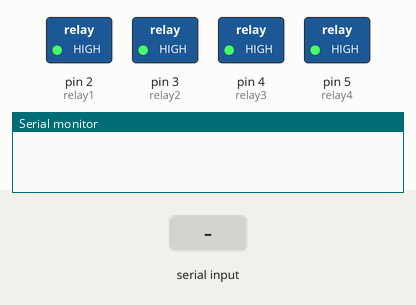
The sketch below on a simulated Arduino Uno, built with avr-gcc and run on an emulated ATmega328P. On the bench: switched loads named in the sketch (green lamp = pin HIGH), the last lines printed to the serial monitor. The inputs (shaded band) are chosen by the test bench.

Above: at 1.2 s.
1.3 s: "A" received over the second serial link
At 1.9 s:
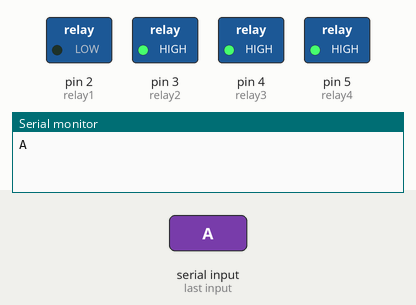
2.8 s: "B" received over the second serial link
At 3.1 s:
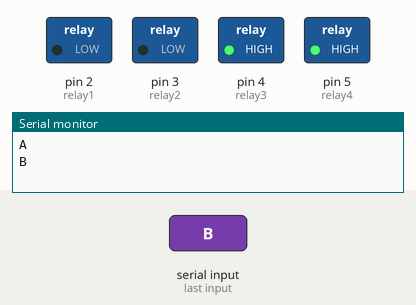
4.3 s: "1" received over the second serial link
At 5.4 s:
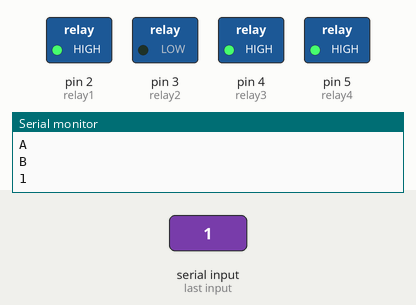
5.8 s: "C" received over the second serial link
At 6.5 s:
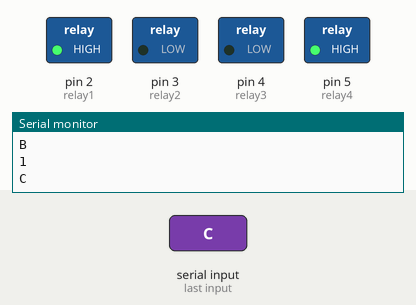
7.3 s: "D" received over the second serial link
At 7.7 s:
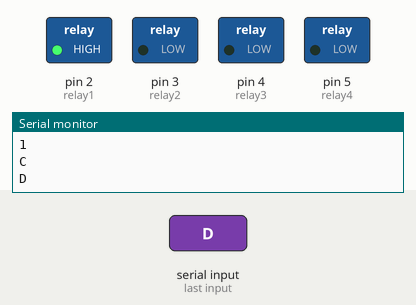
8.8 s: "I" received over the second serial link
At 10.0 s:
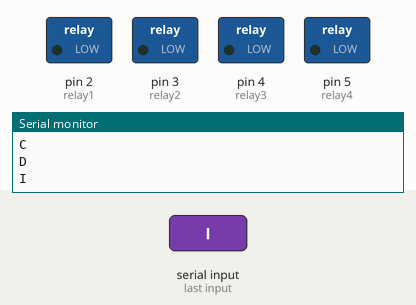
Timing chart, 0 to 11.8 s (numbered marks = the images above; inputs shaded):
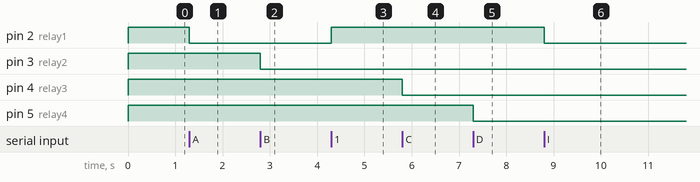

Measured:
- after the input at 1.3 s, pin 2 (relay1): HIGH → LOW at once
- after the input at 2.8 s, pin 3 (relay2): HIGH → LOW at once
- after the input at 4.3 s, pin 2 (relay1): LOW → HIGH at once
- after the input at 5.8 s, pin 4 (relay3): HIGH → LOW at once
- after the input at 7.3 s, pin 5 (relay4): HIGH → LOW at once
- after the input at 8.8 s, pin 2 (relay1): HIGH → LOW at once

The sketch:

Arduino_Bluetooth_Ralay_4ch.ino
```cpp
/*
Relay IN1 connected to PinOut 2 Arduino
Relay IN2 connected to PinOut 3 Arduino
Relay IN3 connected to PinOut 4 Arduino
Relay IN4 connected to PinOut 5 Arduino
--->you can connected to relay modul 4 channel

Serial data sending from Arduino Bluetooth Relay 4CH.apk
data '1'-'4' to on is Ralay CH 1-4
data 'A'-'D' to off is Ralay CH 1-4
data '9' to on ALL CH 1-4
data 'I' to off ALL CH 1-4
*/

#include <SoftwareSerial.h>
SoftwareSerial mySerial(10, 11); //Pin10 RX , Pin 11 TX connected to--> Bluetooth TX,RX

#define relay1 2
#define relay2 3
#define relay3 4
#define relay4 5

char val;
void setup() {
  pinMode(relay1,OUTPUT);
  pinMode(relay2,OUTPUT);
  pinMode(relay3,OUTPUT);
  pinMode(relay4,OUTPUT);
  digitalWrite(relay1,HIGH);
  digitalWrite(relay2,HIGH);
  digitalWrite(relay3,HIGH);
  digitalWrite(relay4,HIGH);
  mySerial.begin(9600);
  Serial.begin(9600);
}

void loop() {
//cek data serial from bluetooth android App
if( mySerial.available() >0 ) {
    val = mySerial.read();
    Serial.println(val);
}
//Relay is on
  if( val == '1' ) {
    digitalWrite(relay1,HIGH); }
  else if( val == '2' ) {
    digitalWrite(relay2,HIGH); }
  else if( val == '3' ) {
    digitalWrite(relay3,HIGH); }
  else if( val == '4' ) {
    digitalWrite(relay4,HIGH); }
  //relay all on
  else if( val == '9' ) {
    digitalWrite(relay1,HIGH);
    digitalWrite(relay2,HIGH);
    digitalWrite(relay3,HIGH);
    digitalWrite(relay4,HIGH);
 }
 //relay is off
  else if( val == 'A' ) {
    digitalWrite(relay1,LOW); }
  else if( val == 'B' ) {
    digitalWrite(relay2,LOW); }
  else if( val == 'C' ) {
    digitalWrite(relay3,LOW); }
  else if( val == 'D' ) {
    digitalWrite(relay4,LOW); }
  //relay all off
  else if( val == 'I' ) {
    digitalWrite(relay1,LOW);
    digitalWrite(relay2,LOW);
    digitalWrite(relay3,LOW);
    digitalWrite(relay4,LOW);
     delay(3000);
     digitalWrite(relay4,HIGH);
 }

}


//Arduino project created by: pujar
//www.mutekla.com
//Apk Android remote controll suport this project, download on Playstore:
//Arduino Bluetooth Relay 4CH.apk
//https://play.google.com/store/apps/details?id=dev.merahkemarun.arduinobluetoothrelay4ch
```
